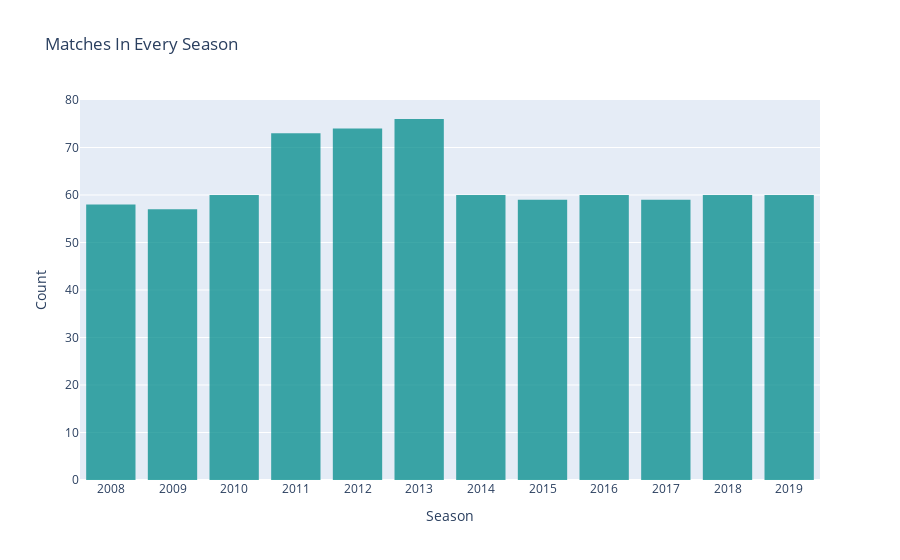

The cell this chart's notebook holds for it:
### Markdown cell above
### 4.3.B Alternative option: iplot for hovering the data on the graph

### Code cell
data = [go.Histogram(x=dm['season'], marker=dict(color='#008B8B'),opacity=0.75)]
layout = go.Layout(title='Matches In Every Season ',xaxis=dict(title='Season',tickmode='linear'),yaxis=dict(title='Count'),bargap=0.2)

fig = go.Figure(data=data, layout=layout)
iplot(fig)

### Figure 1 — Plotly figure (JSON) as saved in the notebook; plotly's stock layout.template omitted (floating-point values rounded to 4 significant figures; data arrays with more than 128 entries replaced by an {"elided": "..."} marker saying what was removed)
{"data": [{"marker": {"color": "#008B8B"}, "opacity": 0.75, "type": "histogram", "x": {"elided": "756 int values"}}], "layout": {"bargap": 0.2, "title": {"text": "Matches In Every Season "}, "xaxis": {"tickmode": "linear", "title": {"text": "Season"}}, "yaxis": {"title": {"text": "Count"}}}}
